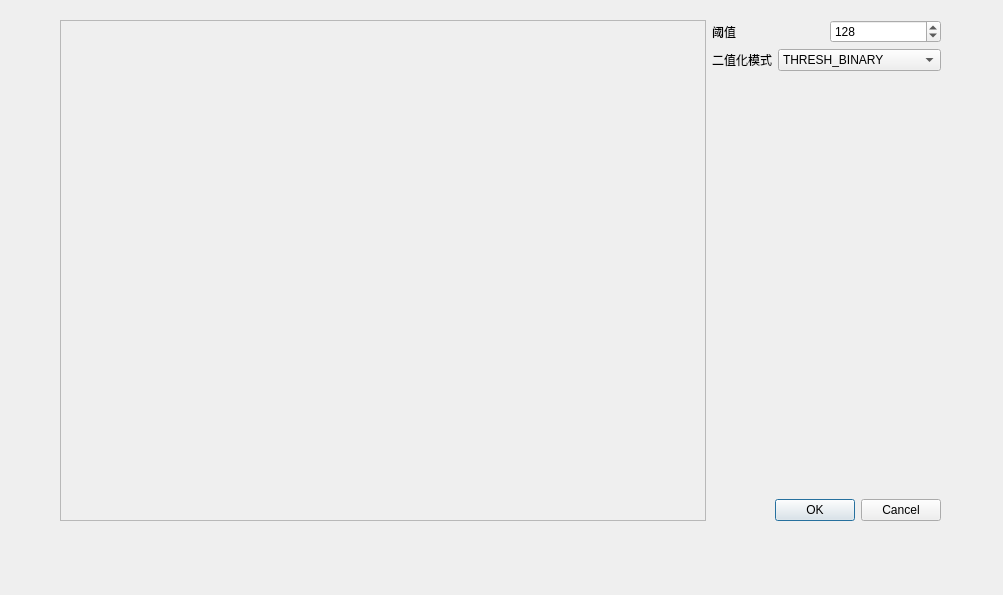
<?xml version="1.0" encoding="UTF-8"?>
<ui version="4.0">
 <class>ThresholdDialog</class>
 <widget class="QDialog" name="ThresholdDialog">
  <property name="geometry">
   <rect>
    <x>0</x>
    <y>0</y>
    <width>1003</width>
    <height>595</height>
   </rect>
  </property>
  <property name="windowTitle">
   <string>Dialog</string>
  </property>
  <widget class="QWidget" name="layoutWidget">
   <property name="geometry">
    <rect>
     <x>60</x>
     <y>20</y>
     <width>881</width>
     <height>501</height>
    </rect>
   </property>
   <layout class="QHBoxLayout" name="horizontalLayout_3" stretch="2,0">
    <item>
     <widget class="QFrame" name="frame">
      <property name="frameShape">
       <enum>QFrame::StyledPanel</enum>
      </property>
      <property name="frameShadow">
       <enum>QFrame::Raised</enum>
      </property>
      <layout class="QVBoxLayout" name="verticalLayout_3"/>
     </widget>
    </item>
    <item>
     <layout class="QVBoxLayout" name="verticalLayout_2">
      <item>
       <layout class="QVBoxLayout" name="verticalLayout">
        <item>
         <layout class="QHBoxLayout" name="horizontalLayout">
          <item>
           <widget class="QLabel" name="label">
            <property name="text">
             <string>阈值</string>
            </property>
           </widget>
          </item>
          <item>
           <widget class="QSpinBox" name="threshold">
            <property name="maximum">
             <number>255</number>
            </property>
            <property name="value">
             <number>128</number>
            </property>
           </widget>
          </item>
         </layout>
        </item>
        <item>
         <layout class="QHBoxLayout" name="horizontalLayout_2">
          <item>
           <widget class="QLabel" name="label_2">
            <property name="text">
             <string>二值化模式</string>
            </property>
           </widget>
          </item>
          <item>
           <widget class="QComboBox" name="comboBox">
            <item>
             <property name="text">
              <string>THRESH_BINARY</string>
             </property>
            </item>
            <item>
             <property name="text">
              <string>THRESH_BINARY_INV</string>
             </property>
            </item>
            <item>
             <property name="text">
              <string>THRESH_TRUNC</string>
             </property>
            </item>
            <item>
             <property name="text">
              <string>THRESH_TOZERO</string>
             </property>
            </item>
            <item>
             <property name="text">
              <string>THRESH_TOZERO_INV</string>
             </property>
            </item>
           </widget>
          </item>
         </layout>
        </item>
       </layout>
      </item>
      <item>
       <spacer name="verticalSpacer">
        <property name="orientation">
         <enum>Qt::Vertical</enum>
        </property>
        <property name="sizeHint" stdset="0">
         <size>
          <width>20</width>
          <height>40</height>
         </size>
        </property>
       </spacer>
      </item>
      <item>
       <widget class="QDialogButtonBox" name="buttonBox">
        <property name="orientation">
         <enum>Qt::Horizontal</enum>
        </property>
        <property name="standardButtons">
         <set>QDialogButtonBox::Cancel|QDialogButtonBox::Ok</set>
        </property>
       </widget>
      </item>
     </layout>
    </item>
   </layout>
  </widget>
 </widget>
 <resources/>
 <connections>
  <connection>
   <sender>buttonBox</sender>
   <signal>accepted()</signal>
   <receiver>ThresholdDialog</receiver>
   <slot>accept()</slot>
   <hints>
    <hint type="sourcelabel">
     <x>248</x>
     <y>254</y>
    </hint>
    <hint type="destinationlabel">
     <x>157</x>
     <y>274</y>
    </hint>
   </hints>
  </connection>
  <connection>
   <sender>buttonBox</sender>
   <signal>rejected()</signal>
   <receiver>ThresholdDialog</receiver>
   <slot>reject()</slot>
   <hints>
    <hint type="sourcelabel">
     <x>316</x>
     <y>260</y>
    </hint>
    <hint type="destinationlabel">
     <x>286</x>
     <y>274</y>
    </hint>
   </hints>
  </connection>
 </connections>
</ui>
